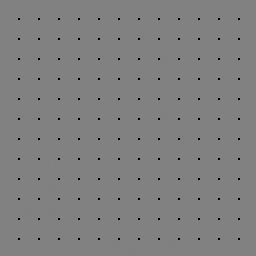
%> input picture lab5/point.bmp, 128 x 128 px (shown 2 times larger)
$ octave test.m   (GNU Octave 9; MATLAB toolbox functions it lacks are replaced by stand-ins)
%> lines starting %> are read from the running program, lines starting %| are printed output that depends on the picture
point = imread('point.bmp');
%> point is the input picture: size 128x128 uint8; min 0, max 129, mean 127.6
pointsp = imread('point_sp.bmp');
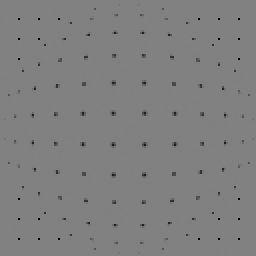
%> input picture lab5/point_sp.bmp, 128 x 128 px (shown 2 times larger)
%> pointsp is the input picture: size 128x128 uint8; min 0, max 129, mean 127.6

% Get the pixel position of the points
X = zeros(12, 12);
Y = zeros(12, 12);
X = reshape(X, 1, 144);
Y = reshape(Y, 1, 144);
k = 1;
for i = 1:128
    for j = 1:128
        if point(i, j) == 0
            X(k) = i;
            Y(k) = j;
            k = k + 1;
        end
    end
end
%> after the loop, X = 144 values from 10 to 120; Y = 144 values, max 120 at index 12, min 10 at index 1, mean 65; k = 145
X = reshape(X, 12, 12);
Y = reshape(Y, 12, 12);


Xsp = zeros(12, 12);
Ysp = zeros(12, 12);
Xsp = reshape(Xsp, 1, 144);
Ysp = reshape(Ysp, 1, 144);

% Get the pixel position of the pointsp
pointRecord = zeros(128, 128);
k = 1;
for i = 1:128
    for j = 1:128
        if pointsp(i, j) < 125 && pointRecord(i,j) == 0 % A black point without recorded
            pointRecord(i, j) = 1;
            xsum = i;
            ysum = j;
            count = 1;
        	% There is no record around the black point
            if (pointRecord(i, j-1) ~= 1) && (pointRecord(i, j+1) ~= 1) && (pointRecord(i+1, j-1) ~= 1) && (pointRecord(i+1, j+1) ~= 1) && (pointRecord(i+1, j) ~= 1) && (pointRecord(i-1, j) ~= 1) && (pointRecord(i-1, j-1) ~= 1) && (pointRecord(i-1, j+1) ~= 1)
                for x = -1:1
                    for y = -1:1
                        if x~=0 && y~=0
                            itemp = i;
                            jtemp = j;
                            % Caculate the sum of the pixels of one point
                            while pointsp(itemp + x, jtemp + y) < 125
                                pointRecord(itemp + x, jtemp + y) = 1;
                                xsum = xsum + itemp + x;
                                ysum = ysum+ jtemp + y;
                                count = count + 1;
                                itemp = itemp + x;
                                jtemp = jtemp + y;
                            end
                        end
                    end
                end
                Xsp(k) = fix(xsum / count);
                Ysp(k) = fix(ysum / count);
                k = k + 1;
            end
        end
    end
end
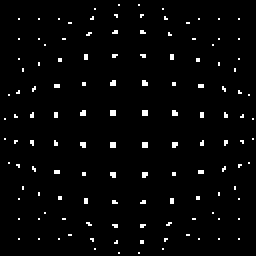
%> pointRecord: size 128x128 double (shown 2 times larger); values 0 (black) and 1 (white), 2.6% white in thin lines or dots
%> after the loop, Xsp = 144 values, max 127 at index 127, min 0 at index 129, mean 57.47; Ysp = 144 values, max 127 at index 64, min 0 at index 129, mean 57.51; count = 1; itemp = 127; jtemp = 70; k = 129; xsum = 127; ysum = 70
Xsp = reshape(Xsp, 12, 12);
Ysp = reshape(Ysp, 12, 12);

pointbak = zeros(128, 128);
for i=1:12
    for j=1:12
        if((Xsp(i,j)~=0)&&(Ysp(i,j)~=0))
            pointbak(Xsp(i,j),Ysp(i,j))=1;
        end
    end
end
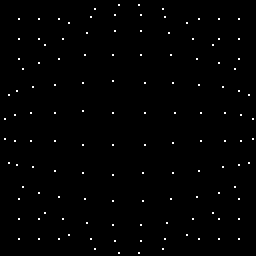
%> pointbak: size 128x128 double (shown 2 times larger); values 0 (black) and 1 (white), 0.78% white in thin lines or dots

Xsptemp = zeros(12, 12);
Ysptemp = zeros(12, 12);

a1=80;b1=64;
j=0;
for i=1:6
    while(pointbak(a1,b1)==0)
        b1=b1-1;
        while(pointbak(a1-j,b1)==0)
            j=j+1;
            if(j==12)
                j=0;
                break;
            end
        end
        if(pointbak(a1-j,b1)~=0)
            break;
        end
    end
    pointbak(a1-j,b1)=0;
    Xsptemp(7,7-i)=a1-j;
    Ysptemp(7,7-i)=b1;
end
%> pointbak: size 128x128 double; values 0 (black) and 1 (white), 0.74% white in thin lines or dots
%> after the loop, b1 = 3; j = 10

a1=91;b1=61;
j=0;
for i=1:6
    while(pointbak(a1,b1)==0)
        b1=b1-1;
        while(pointbak(a1-j,b1)==0)
            j=j+1;
            if(j==12)
                j=0;
                break;
            end
        end
        if(pointbak(a1-j,b1)~=0)
            break;
        end
    end
    pointbak(a1-j,b1)=0;
    Xsptemp(8,7-i)=a1-j;
    Ysptemp(8,7-i)=b1;
    a1=a1-j;
end
%> this loop made 6 passes
%> a1 on passes 1 to 6: 88, 87, 86, 84, 83, 82
%> pointbak: size 128x128 double; values 0 (black) and 1 (white), 0.71% white in thin lines or dots
%> after the loop, b1 = 5; j = 1

a1=103;b1=62;
j=0;
for i=1:5
    while(pointbak(a1,b1)==0)
        b1=b1-1;
        while(pointbak(a1-j,b1)==0)
            j=j+1;
            if(j==12)
                j=0;
                break;
            end
        end
        if(pointbak(a1-j,b1)~=0)
            break;
        end
    end
    pointbak(a1-j,b1)=0;
    Xsptemp(9,7-i)=a1-j;
    Ysptemp(9,7-i)=b1;
    a1=a1-j;
end
%> this loop made 5 passes
%> a1 on passes 1 to 5: 101, 100, 99, 97, 94
%> pointbak: size 128x128 double; values 0 (black) and 1 (white), 0.68% white in thin lines or dots
%> after the loop, b1 = 12; j = 3

a1=115;b1=62;
j=0;
for i=1:4
    while(pointbak(a1,b1)==0)
        b1=b1-1;
        while(pointbak(a1-j,b1)==0)
            j=j+1;
            if(j==12)
                j=0;
                break;
            end
        end
        if(pointbak(a1-j,b1)~=0)
            break;
        end
    end
    pointbak(a1-j,b1)=0;
    Xsptemp(10,7-i)=a1-j;
    Ysptemp(10,7-i)=b1;
    a1=a1-j;
end
%> this loop made 4 passes
%> a1 on passes 1 to 4: 113, 112, 110, 107
%> pointbak: size 128x128 double; values 0 (black) and 1 (white), 0.65% white in thin lines or dots
%> after the loop, b1 = 23

a1=123;b1=62;
j=0;
for i=1:3
    while(pointbak(a1,b1)==0)
        b1=b1-1;
        while(pointbak(a1-j,b1)==0)
            j=j+1;
            if(j==12)
                j=0;
                break;
            end
        end
        if(pointbak(a1-j,b1)~=0)
            break;
        end
    end
    pointbak(a1-j,b1)=0;
    Xsptemp(11,7-i)=a1-j;
    Ysptemp(11,7-i)=b1;
    a1=a1-j;
end
%> this loop made 3 passes
%> a1 on passes 1 to 3: 121, 120, 118
%> pointbak: size 128x128 double; values 0 (black) and 1 (white), 0.63% white in thin lines or dots
%> after the loop, b1 = 35; j = 2

a1=128;b1=62;
j=0;
for i=1:2
   while(pointbak(a1,b1)==0)
        b1=b1-1;
        while(pointbak(a1-j,b1)==0)
            j=j+1;
            if(j==12)
                j=0;
                break;
            end
        end
        if(pointbak(a1-j,b1)~=0)
            break;
        end
    end
    pointbak(a1-j,b1)=0;
    Xsptemp(12,7-i)=a1-j;
    Ysptemp(12,7-i)=b1;
    a1=a1-j;
end
%> this loop made 2 passes
%> a1 on passes 1 to 2: 127, 125
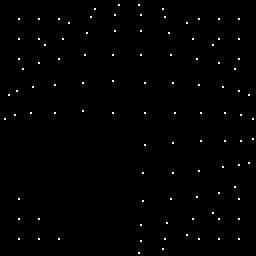
%> pointbak: size 128x128 double (shown 2 times larger); values 0 (black) and 1 (white), 0.62% white in thin lines or dots
%> after the loop, b1 = 48
Xsptemp(10,1)=Y(10,1);
Xsptemp(11,1)=Y(11,1);
Xsptemp(11,2)=Y(11,2);
Xsptemp(12,1)=Y(12,1);
Xsptemp(12,2)=Y(12,2);
Xsptemp(12,3)=Y(12,3);
Ysptemp(10,1)=X(10,1);
Ysptemp(11,1)=X(11,1);
Ysptemp(11,2)=X(11,2);
Ysptemp(12,1)=X(12,1);
Ysptemp(12,2)=X(12,2);
Ysptemp(12,3)=X(12,3);
Xsptemp(9,1)=(Xsptemp(8,1)+Xsptemp(9,2))/2;
Xsptemp(10,2)=(Xsptemp(9,2)+Xsptemp(10,3))/2;
Xsptemp(11,3)=(Xsptemp(10,3)+Xsptemp(11,4))/2;
Xsptemp(12,4)=(Xsptemp(11,4)+Xsptemp(12,5))/2;
Ysptemp(9,1)=(Ysptemp(8,1)+Ysptemp(9,2))/2;
Ysptemp(10,2)=(Ysptemp(9,2)+Ysptemp(10,3))/2;
Ysptemp(11,3)=(Ysptemp(10,3)+Ysptemp(11,4))/2;
Ysptemp(12,4)=(Ysptemp(11,4)+Ysptemp(12,5))/2;


for x=1:6
    for y =1:6
        Xsptemp(x,y)=128-Xsptemp(13-x,y);
        Ysptemp(x,y)=Ysptemp(13-x,y);
    end
end


for x=1:6
    for y =7:12
        Xsptemp(x,y)=Xsptemp(x,13-y);
        Ysptemp(x,y)=128-Ysptemp(x,13-y);
    end
end


for x=7:1:12
    for y =7:1:12
        Xsptemp(x,y)=128-Xsptemp(13-x,y);
        Ysptemp(x,y)=Ysptemp(13-x,y);
    end
end


Xsp=Xsptemp;
Ysp=Ysptemp;


tiger_sp1=imread('tiger_sp.bmp');
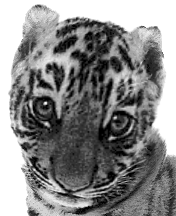
%> input picture lab5/tiger_sp.bmp, 176 x 216 px
%> tiger_sp1 is the input picture: size 216x176 uint8; min 0, max 255, mean 137.5
tiger=imresize(tiger_sp1,[128,128],'bilinear');
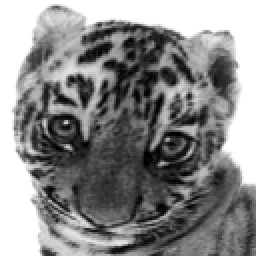
%> tiger: size 128x128 uint8 (shown 2 times larger); min 0, max 255, mean 137.5

subplot(1,2,1);
imshow(tiger_sp1);
title('????');

PointC=zeros(14,14);
PointR=zeros(14,14);
PointX=zeros(14,14);
PointY=zeros(14,14);

for i=1:12
    for j=1:12
        PointC(i+1,j+1)=X(i,j);
        PointR(i+1,j+1)=Y(i,j);
        PointX(i+1,j+1)=Ysptemp(i,j);
        PointY(i+1,j+1)=Xsptemp(i,j);
    end
end


for k = 1 : 14
    PointC(1, k) = PointC(2, k);
    PointC(14,k) = PointC(13,k);
    PointC(k, 1) = 1;
    PointC(k, 14) = 128;
    PointR(k, 1) = PointR(k, 2);
    PointR(k, 14) = PointR(k, 13);
    PointR(1, k) = 1;
    PointR(14, k) = 128;
    PointX(1, k) = PointX(2, k);
    PointX(14, k) = PointX(13, k);
    PointX(k, 1) = 1;
    PointX(k, 14) = 128;
    PointY(k, 1) = PointY(k, 2);
    PointY(k, 14) = PointY(k, 13);
    PointY(1, k) = 1;
    PointY(14, k) = 128;
end

for i=1:13
    for j=1:13
        A=[PointC(i,j),PointR(i,j),PointC(i,j)*PointR(i,j),1;
           PointC(i,j+1),PointR(i,j+1),PointC(i,j+1)*PointR(i,j+1),1;
           PointC(i+1,j),PointR(i+1,j),PointC(i+1,j)*PointR(i+1,j),1;
           PointC(i+1,j+1),PointR(i+1,j+1),PointC(i+1,j+1)*PointR(i+1,j+1),1];
        TargetX=[PointX(i,j);PointX(i,j+1);PointX(i+1,j);PointX(i+1,j+1)];
        TargetY=[PointY(i,j);PointY(i,j+1);PointY(i+1,j);PointY(i+1,j+1)];
        CoefX=A\TargetX;
        CoefY=A\TargetY;
        for x=PointC(i,j):1:PointC(i,j+1)
            for y=PointR(i,j):1:PointR(i+1,j)
                a=[x,y,x*y,1];
%> (the run ends here)
